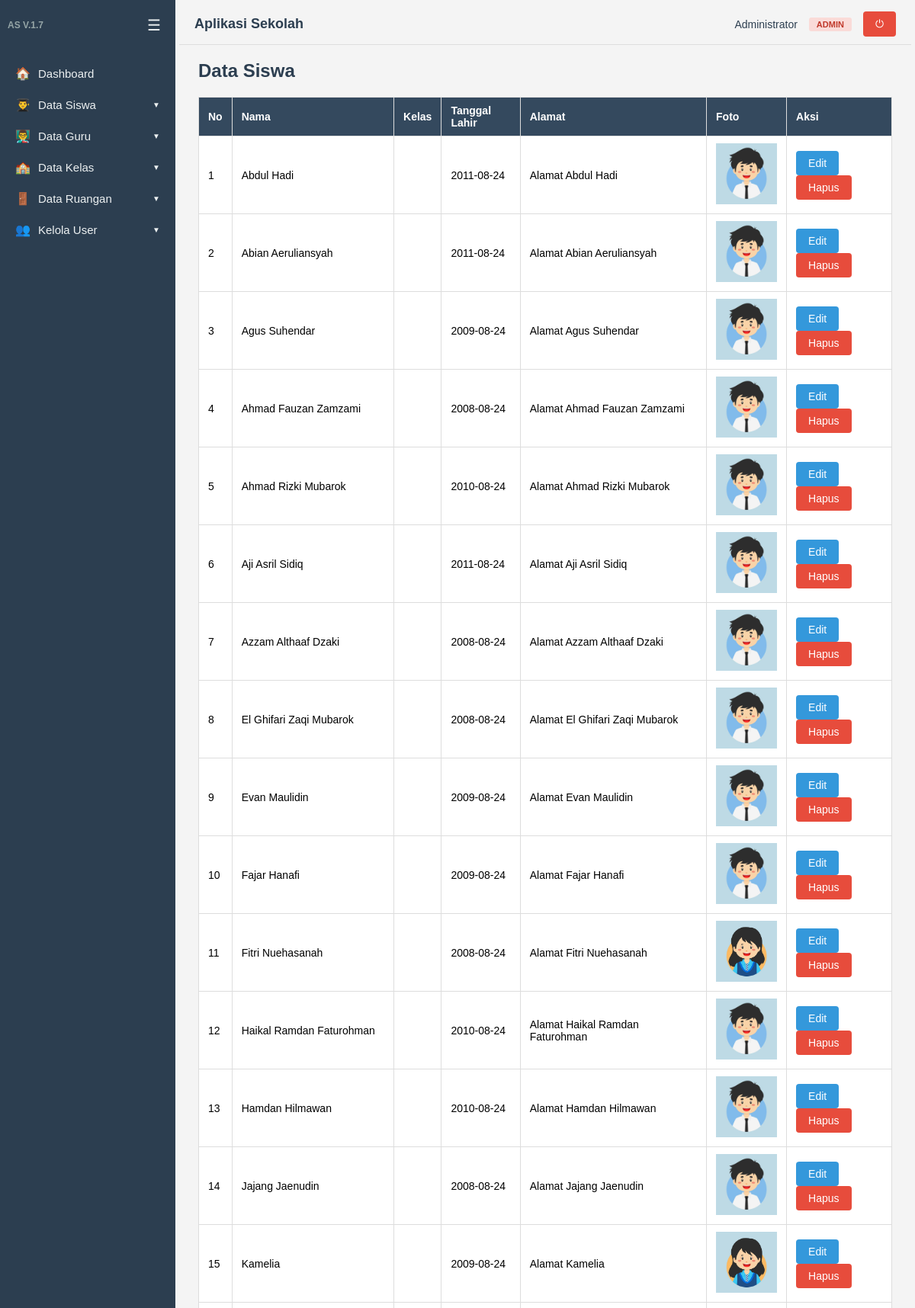
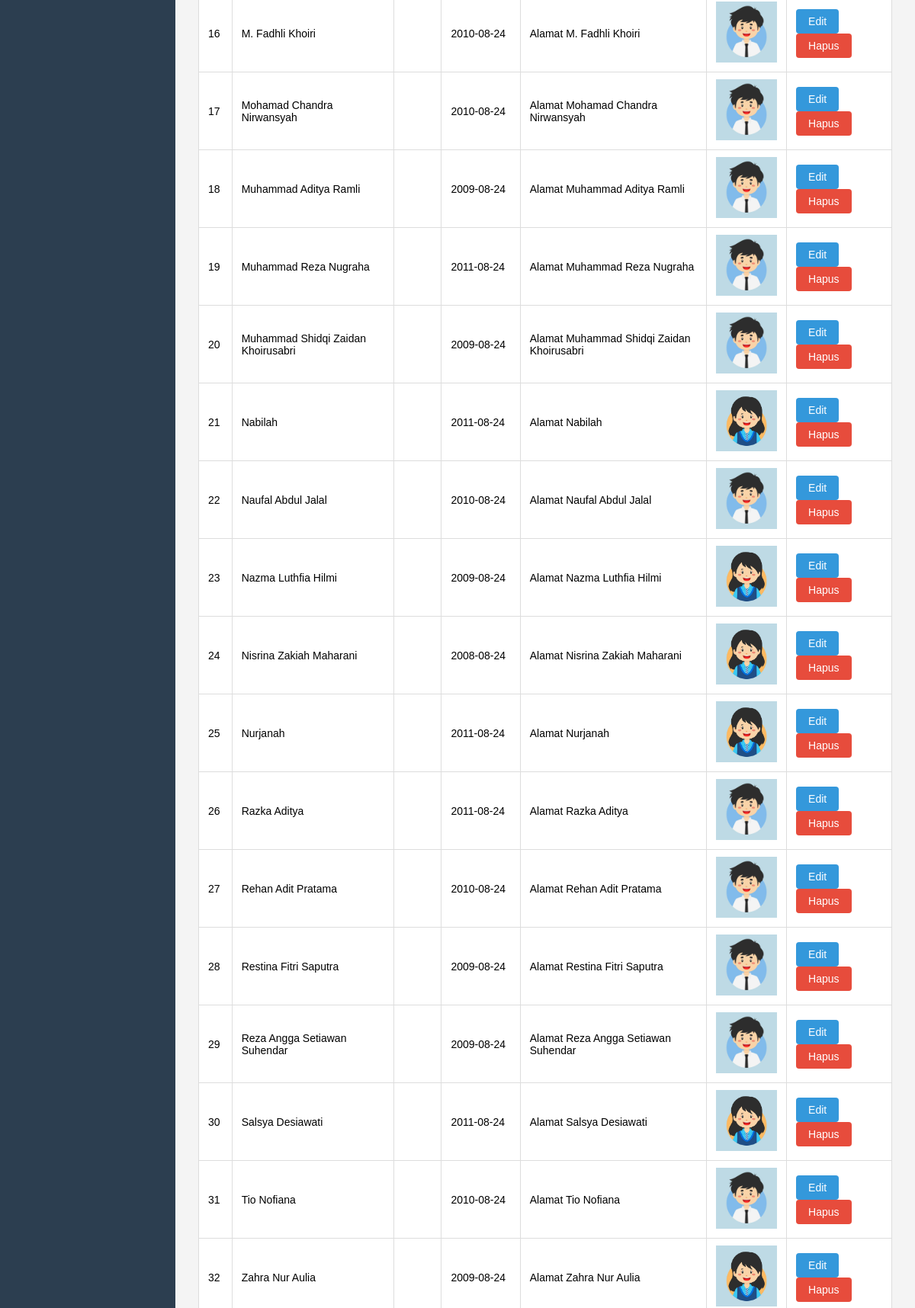
Screenshot of /siswa/tampil.php (signed in, upper part) with the database file from the repository (2 pictures, top to bottom).
### tables this page shows
CREATE TABLE `datasiswa` (
  `id` int(5) NOT NULL,
  `nama` varchar(50) NOT NULL,
  `status` enum('aktif','tidak aktif') NOT NULL DEFAULT 'aktif',
  `tanggal_lahir` date NOT NULL,
  `alamat` varchar(100) NOT NULL,
  `foto` varchar(100) DEFAULT NULL,
  `id_kelas` int(11) DEFAULT NULL
);

### siswa/tampil.php (the view, shortened to what this page needs)
<?php
include dirname(__DIR__) . '/koneksi.php';
$data = mysqli_query($koneksi, "SELECT * FROM datasiswa");
include dirname(__DIR__) . '/layout/header.php';
?>
<h2>Data Siswa</h2>
<table>
    <tr>
        <th>No</th>
        <th>Nama</th>
        <th>Kelas</th>
        <th>Tanggal Lahir</th>
        <th>Alamat</th>
        <th>Foto</th>
        <th>Aksi</th>
    </tr>
    <?php $no = 1; ?>
    <?php while ($row = mysqli_fetch_assoc($data)) : ?>
        <tr>
            <td><?= $no++; ?></td>
            <td><?= htmlspecialchars($row['nama']); ?></td>
            <td><?= htmlspecialchars($row['kelas']); ?></td>
            <td><?= htmlspecialchars($row['tanggal_lahir']); ?></td>
            <td><?= htmlspecialchars($row['alamat']); ?></td>
            <td>
                <img src="<?= BASE_URL; ?>/uploads/foto_siswa/<?= $row['foto']; ?>" width="80">
            </td>
            <td>
                <a class="btn" href="edit.php?id=<?= $row['id']; ?>">Edit</a>
                <a class="btn btn-danger" href="hapus.php?id=<?= $row['id']; ?>"
                    onclick="return confirm('Yakin ingin menghapus data ini?')">
                    Hapus
                </a>
            </td>
        </tr>
    <?php endwhile; ?>
</table>
<br>
<?php include dirname(__DIR__) . '/layout/footer.php'; ?>

### layout/header.php (style rules this page uses)
* { box-sizing: border-box; margin: 0; padding: 0; }
body { font-family: Arial, Helvetica, sans-serif; background: #f4f4f4; display: flex; min-height: 100vh; }
h2 { margin-bottom: 20px; color: #2c3e50; }
table { border-collapse: collapse; width: 100%; background: #fff; margin-bottom: 15px; }
table th, table td { border: 1px solid #ddd; padding: 9px 12px; text-align: left; font-size: 14px; }
table th { background: #34495e; color: #fff; }
.btn { display: inline-block; background: #3498db; color: #fff; border: 0; padding: 8px 16px; border-radius: 4px; cursor: pointer; text-decoration: none; font-size: 14px; }
.btn-danger { background: #e74c3c; }

### rows the page displays
datasiswa: nama "Abdul Hadi", tanggal_lahir "2011-08-24", alamat "Alamat Abdul Hadi", foto (picture)
datasiswa: nama "Abian Aeruliansyah", tanggal_lahir "2011-08-24", alamat "Alamat Abian Aeruliansyah", foto (picture)
datasiswa: nama "Agus Suhendar", tanggal_lahir "2009-08-24", alamat "Alamat Agus Suhendar", foto (picture)
datasiswa: nama "Ahmad Fauzan Zamzami", tanggal_lahir "2008-08-24", alamat "Alamat Ahmad Fauzan Zamzami", foto (picture)
datasiswa: nama "Ahmad Rizki Mubarok", tanggal_lahir "2010-08-24", alamat "Alamat Ahmad Rizki Mubarok", foto (picture)
datasiswa: nama "Aji Asril Sidiq", tanggal_lahir "2011-08-24", alamat "Alamat Aji Asril Sidiq", foto (picture)
datasiswa: nama "Azzam Althaaf Dzaki", tanggal_lahir "2008-08-24", alamat "Alamat Azzam Althaaf Dzaki", foto (picture)
datasiswa: nama "El Ghifari Zaqi Mubarok", tanggal_lahir "2008-08-24", alamat "Alamat El Ghifari Zaqi Mubarok", foto (picture)
datasiswa: nama "Evan Maulidin", tanggal_lahir "2009-08-24", alamat "Alamat Evan Maulidin", foto (picture)
datasiswa: nama "Fajar Hanafi", tanggal_lahir "2009-08-24", alamat "Alamat Fajar Hanafi", foto (picture)
datasiswa: nama "Fitri Nuehasanah", tanggal_lahir "2008-08-24", alamat "Alamat Fitri Nuehasanah", foto (picture)
datasiswa: nama "Haikal Ramdan Faturohman", tanggal_lahir "2010-08-24", alamat "Alamat Haikal Ramdan Faturohman", foto (picture)
datasiswa: nama "Hamdan Hilmawan", tanggal_lahir "2010-08-24", alamat "Alamat Hamdan Hilmawan", foto (picture)
datasiswa: nama "Jajang Jaenudin", tanggal_lahir "2008-08-24", alamat "Alamat Jajang Jaenudin", foto (picture)
datasiswa: nama "Kamelia", tanggal_lahir "2009-08-24", alamat "Alamat Kamelia", foto (picture)
datasiswa: nama "M. Fadhli Khoiri", tanggal_lahir "2010-08-24", alamat "Alamat M. Fadhli Khoiri", foto (picture)
datasiswa: nama "Mohamad Chandra Nirwansyah", tanggal_lahir "2010-08-24", alamat "Alamat Mohamad Chandra Nirwansyah", foto (picture)
datasiswa: nama "Muhammad Aditya Ramli", tanggal_lahir "2009-08-24", alamat "Alamat Muhammad Aditya Ramli", foto (picture)
datasiswa: nama "Muhammad Reza Nugraha", tanggal_lahir "2011-08-24", alamat "Alamat Muhammad Reza Nugraha", foto (picture)
datasiswa: nama "Muhammad Shidqi Zaidan Khoirusabri", tanggal_lahir "2009-08-24", alamat "Alamat Muhammad Shidqi Zaidan Khoirusabri", foto (picture)
datasiswa: nama "Nabilah", tanggal_lahir "2011-08-24", alamat "Alamat Nabilah", foto (picture)
datasiswa: nama "Naufal Abdul Jalal", tanggal_lahir "2010-08-24", alamat "Alamat Naufal Abdul Jalal", foto (picture)
datasiswa: nama "Nazma Luthfia Hilmi", tanggal_lahir "2009-08-24", alamat "Alamat Nazma Luthfia Hilmi", foto (picture)
datasiswa: nama "Nisrina Zakiah Maharani", tanggal_lahir "2008-08-24", alamat "Alamat Nisrina Zakiah Maharani", foto (picture)
datasiswa: nama "Nurjanah", tanggal_lahir "2011-08-24", alamat "Alamat Nurjanah", foto (picture)
datasiswa: nama "Razka Aditya", tanggal_lahir "2011-08-24", alamat "Alamat Razka Aditya", foto (picture)
datasiswa: nama "Rehan Adit Pratama", tanggal_lahir "2010-08-24", alamat "Alamat Rehan Adit Pratama", foto (picture)
datasiswa: nama "Restina Fitri Saputra", tanggal_lahir "2009-08-24", alamat "Alamat Restina Fitri Saputra", foto (picture)
datasiswa: nama "Reza Angga Setiawan Suhendar", tanggal_lahir "2009-08-24", alamat "Alamat Reza Angga Setiawan Suhendar", foto (picture)
datasiswa: nama "Salsya Desiawati", tanggal_lahir "2011-08-24", alamat "Alamat Salsya Desiawati", foto (picture)
datasiswa: nama "Tio Nofiana", tanggal_lahir "2010-08-24", alamat "Alamat Tio Nofiana", foto (picture)
datasiswa: nama "Zahra Nur Aulia", tanggal_lahir "2009-08-24", alamat "Alamat Zahra Nur Aulia", foto (picture)

### other values shown
$item['icon'] "🏠"
$item['label'] "Dashboard"
$item['icon'] "👨‍🎓"
$item['label'] "Data Siswa"
$item['icon'] "👨‍🏫"
$item['label'] "Data Guru"
$item['icon'] "🏫"
$item['label'] "Data Kelas"
$item['icon'] "🚪"
$item['label'] "Data Ruangan"
$item['icon'] "👥"
$item['label'] "Kelola User"
$user['nama_lengkap'] "Administrator"
$roleLabels[$user['role']] "ADMIN"
